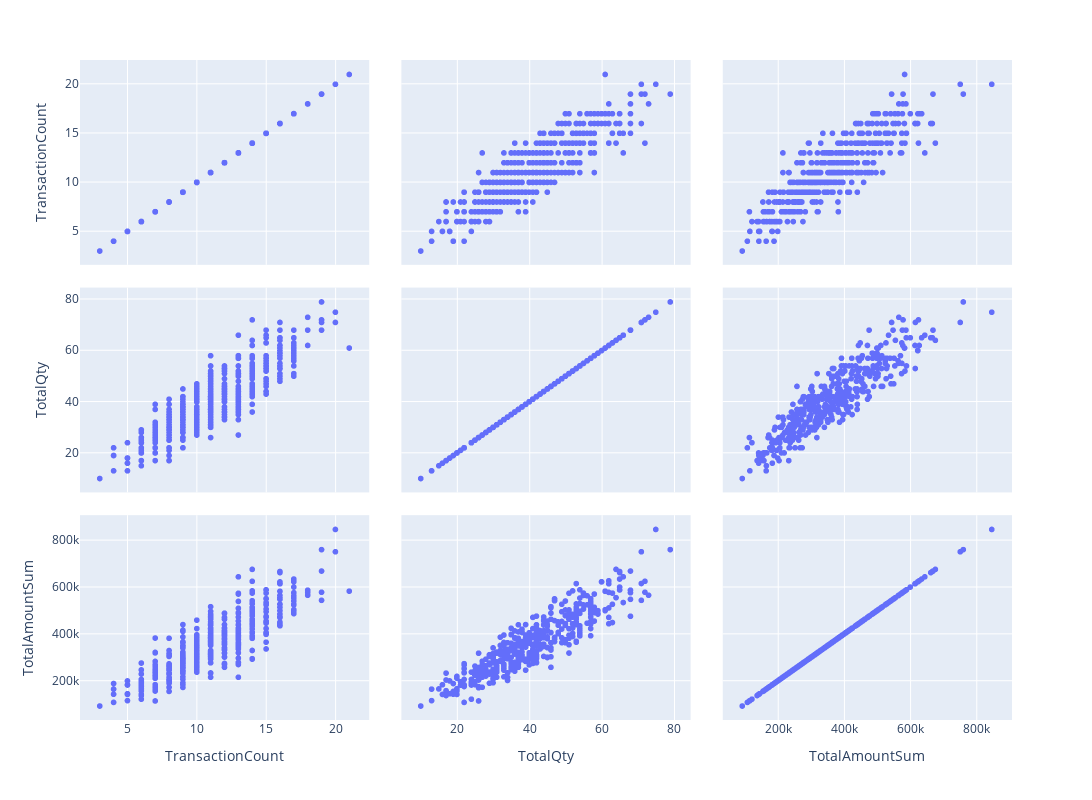

Notebook code for this chart:
### Code cell
import plotly.express as px
fig = px.scatter_matrix(df_grouped, width=1600, height=800)
fig.show()

### Figure 1 — Plotly figure (JSON) as saved in the notebook; plotly's stock layout.template omitted (floating-point values rounded to 4 significant figures; data arrays with more than 128 entries replaced by an {"elided": "..."} marker saying what was removed)
{"data": [{"dimensions": [{"axis": {"matches": true}, "label": "TransactionCount", "values": {"elided": "447 int values"}}, {"axis": {"matches": true}, "label": "TotalQty", "values": {"elided": "447 int values"}}, {"axis": {"matches": true}, "label": "TotalAmountSum", "values": {"elided": "447 int values"}}], "hovertemplate": "%{xaxis.title.text}=%{x}<br>%{yaxis.title.text}=%{y}<extra></extra>", "legendgroup": "", "marker": {"color": "#636efa", "symbol": "circle"}, "name": "", "showlegend": false, "type": "splom"}], "layout": {"dragmode": "select", "height": 800, "legend": {"tracegroupgap": 0}, "margin": {"t": 60}, "width": 1600}}
